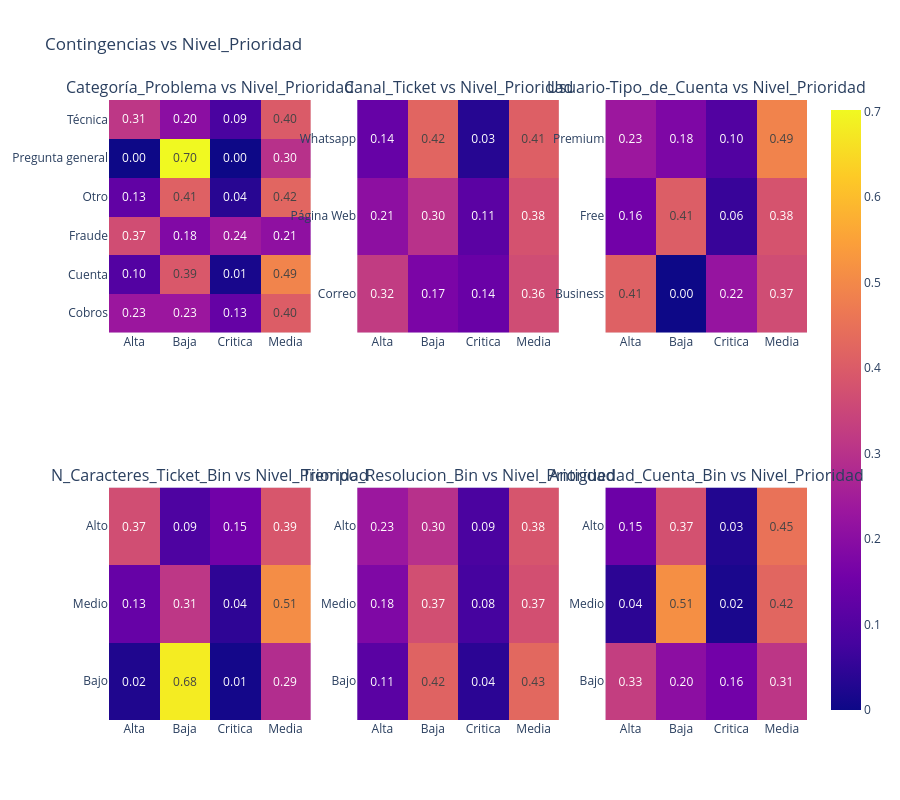

The notebook cell this image was saved under:
### Code cell
# Bins + contingencias con Nivel_Prioridad
BIN_LABELS = ["Bajo", "Medio", "Alto"]

df_tickets["N_Caracteres_Ticket_Bin"] = pd.qcut(df_tickets["N_Caracteres_Ticket"], q=3, labels=BIN_LABELS)
df_tickets["Tiempo_Resolucion_Bin"] = pd.qcut(df_tickets["Tiempo_de_Resolución_Horas"], q=3, labels=BIN_LABELS)
df_tickets["Antiguedad_Cuenta_Bin"] = pd.qcut(df_tickets["Usuario-Antiguedad_Cuenta_Dias"], q=3, labels=BIN_LABELS)

pares_contingencia = [
    ("Categoría_Problema", "Nivel_Prioridad"),
    ("Canal_Ticket", "Nivel_Prioridad"),
    ("Usuario-Tipo_de_Cuenta", "Nivel_Prioridad"),
    ("N_Caracteres_Ticket_Bin", "Nivel_Prioridad"),
    ("Tiempo_Resolucion_Bin", "Nivel_Prioridad"),
    ("Antiguedad_Cuenta_Bin", "Nivel_Prioridad"),
]

fig = make_subplots(rows=2, cols=3, subplot_titles=[f"{a} vs {b}" for a, b in pares_contingencia])
for i, (col_a, col_b) in enumerate(pares_contingencia):
    tabla = pd.crosstab(df_tickets[col_a], df_tickets[col_b], normalize="index")
    heatmap = px.imshow(tabla, text_auto=".2f")
    fig.add_trace(heatmap.data[0], row=i // 3 + 1, col=i % 3 + 1)
fig.update_layout(height=800, title="Contingencias vs Nivel_Prioridad")
fig.show()

### Figure 1 — Plotly figure (JSON) as saved in the notebook; plotly's stock layout.template omitted (floating-point values rounded to 4 significant figures)
{"data": [{"coloraxis": "coloraxis", "hovertemplate": "Nivel_Prioridad: %{x}<br>Categoría_Problema: %{y}<br>color: %{z}<extra></extra>", "name": "0", "texttemplate": "%{z:.2f}", "type": "heatmap", "x": ["Alta", "Baja", "Critica", "Media"], "xaxis": "x", "y": ["Cobros", "Cuenta", "Fraude", "Otro", "Pregunta general", "Técnica"], "yaxis": "y", "z": [[0.2313, 0.2313, 0.1327, 0.4048], [0.1015, 0.3932, 0.0148, 0.4905], [0.3665, 0.1832, 0.2408, 0.2094], [0.1256, 0.4138, 0.03695, 0.4236], [0.0, 0.7018, 0.0, 0.2982], [0.313, 0.2022, 0.08587, 0.3989]]}, {"coloraxis": "coloraxis", "hovertemplate": "Nivel_Prioridad: %{x}<br>Canal_Ticket: %{y}<br>color: %{z}<extra></extra>", "name": "0", "texttemplate": "%{z:.2f}", "type": "heatmap", "x": ["Alta", "Baja", "Critica", "Media"], "xaxis": "x2", "y": ["Correo", "Página Web", "Whatsapp"], "yaxis": "y2", "z": [[0.3229, 0.1719, 0.1406, 0.3646], [0.2069, 0.3005, 0.1149, 0.3777], [0.1351, 0.4229, 0.0342, 0.4078]]}, {"coloraxis": "coloraxis", "hovertemplate": "Nivel_Prioridad: %{x}<br>Usuario-Tipo_de_Cuenta: %{y}<br>color: %{z}<extra></extra>", "name": "0", "texttemplate": "%{z:.2f}", "type": "heatmap", "x": ["Alta", "Baja", "Critica", "Media"], "xaxis": "x3", "y": ["Business", "Free", "Premium"], "yaxis": "y3", "z": [[0.4127, 0.0, 0.2222, 0.3651], [0.1563, 0.4053, 0.05833, 0.38], [0.2336, 0.1788, 0.09854, 0.4891]]}, {"coloraxis": "coloraxis", "hovertemplate": "Nivel_Prioridad: %{x}<br>N_Caracteres_Ticket_Bin: %{y}<br>color: %{z}<extra></extra>", "name": "0", "texttemplate": "%{z:.2f}", "type": "heatmap", "x": ["Alta", "Baja", "Critica", "Media"], "xaxis": "x4", "y": ["Bajo", "Medio", "Alto"], "yaxis": "y4", "z": [[0.02399, 0.6807, 0.008996, 0.2864], [0.1347, 0.3114, 0.04491, 0.509], [0.3669, 0.09173, 0.1534, 0.388]]}, {"coloraxis": "coloraxis", "hovertemplate": "Nivel_Prioridad: %{x}<br>Tiempo_Resolucion_Bin: %{y}<br>color: %{z}<extra></extra>", "name": "0", "texttemplate": "%{z:.2f}", "type": "heatmap", "x": ["Alta", "Baja", "Critica", "Media"], "xaxis": "x5", "y": ["Bajo", "Medio", "Alto"], "yaxis": "y5", "z": [[0.1129, 0.4175, 0.0416, 0.4279], [0.1803, 0.3697, 0.07879, 0.3712], [0.2324, 0.2969, 0.08696, 0.3838]]}, {"coloraxis": "coloraxis", "hovertemplate": "Nivel_Prioridad: %{x}<br>Antiguedad_Cuenta_Bin: %{y}<br>color: %{z}<extra></extra>", "name": "0", "texttemplate": "%{z:.2f}", "type": "heatmap", "x": ["Alta", "Baja", "Critica", "Media"], "xaxis": "x6", "y": ["Bajo", "Medio", "Alto"], "yaxis": "y6", "z": [[0.3294, 0.2035, 0.1567, 0.3104], [0.04308, 0.5138, 0.01846, 0.4246], [0.1454, 0.3748, 0.02849, 0.4513]]}], "layout": {"annotations": [{"font": {"size": 16}, "showarrow": false, "text": "Categoría_Problema vs Nivel_Prioridad", "x": 0.1444, "xanchor": "center", "xref": "paper", "y": 1, "yanchor": "bottom", "yref": "paper"}, {"font": {"size": 16}, "showarrow": false, "text": "Canal_Ticket vs Nivel_Prioridad", "x": 0.5, "xanchor": "center", "xref": "paper", "y": 1, "yanchor": "bottom", "yref": "paper"}, {"font": {"size": 16}, "showarrow": false, "text": "Usuario-Tipo_de_Cuenta vs Nivel_Prioridad", "x": 0.8556, "xanchor": "center", "xref": "paper", "y": 1, "yanchor": "bottom", "yref": "paper"}, {"font": {"size": 16}, "showarrow": false, "text": "N_Caracteres_Ticket_Bin vs Nivel_Prioridad", "x": 0.1444, "xanchor": "center", "xref": "paper", "y": 0.375, "yanchor": "bottom", "yref": "paper"}, {"font": {"size": 16}, "showarrow": false, "text": "Tiempo_Resolucion_Bin vs Nivel_Prioridad", "x": 0.5, "xanchor": "center", "xref": "paper", "y": 0.375, "yanchor": "bottom", "yref": "paper"}, {"font": {"size": 16}, "showarrow": false, "text": "Antiguedad_Cuenta_Bin vs Nivel_Prioridad", "x": 0.8556, "xanchor": "center", "xref": "paper", "y": 0.375, "yanchor": "bottom", "yref": "paper"}], "height": 800, "title": {"text": "Contingencias vs Nivel_Prioridad"}, "xaxis": {"anchor": "y", "domain": [0, 0.2889]}, "xaxis2": {"anchor": "y2", "domain": [0.3556, 0.6444]}, "xaxis3": {"anchor": "y3", "domain": [0.7111, 1]}, "xaxis4": {"anchor": "y4", "domain": [0, 0.2889]}, "xaxis5": {"anchor": "y5", "domain": [0.3556, 0.6444]}, "xaxis6": {"anchor": "y6", "domain": [0.7111, 1]}, "yaxis": {"anchor": "x", "domain": [0.625, 1]}, "yaxis2": {"anchor": "x2", "domain": [0.625, 1]}, "yaxis3": {"anchor": "x3", "domain": [0.625, 1]}, "yaxis4": {"anchor": "x4", "domain": [0, 0.375]}, "yaxis5": {"anchor": "x5", "domain": [0, 0.375]}, "yaxis6": {"anchor": "x6", "domain": [0, 0.375]}}}
